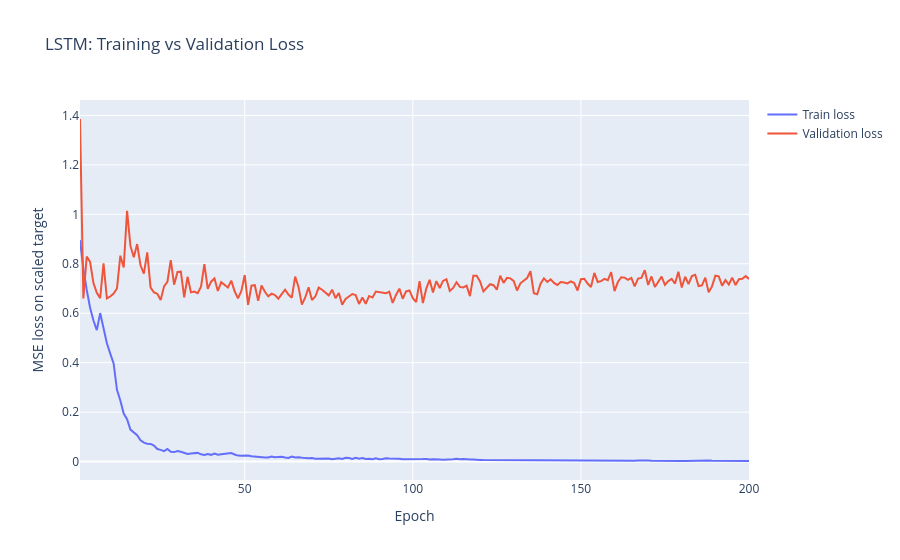

The notebook cell saved with this chart:
### Code cell
# LSTM training/validation loss curve.
fig = go.Figure()
fig.add_trace(go.Scatter(
    x=lstm_history["epoch"],
    y=lstm_history["train_loss"],
    mode="lines",
    name="Train loss",
))
fig.add_trace(go.Scatter(
    x=lstm_history["epoch"],
    y=lstm_history["val_loss"],
    mode="lines",
    name="Validation loss",
))
fig.update_layout(
    title="LSTM: Training vs Validation Loss",
    xaxis_title="Epoch",
    yaxis_title="MSE loss on scaled target",
    hovermode="x unified",
)
fig.show()

### Figure 1 — Plotly figure (JSON) as saved in the notebook; plotly's stock layout.template omitted (floating-point values rounded to 4 significant figures; data arrays with more than 128 entries replaced by an {"elided": "..."} marker saying what was removed)
{"data": [{"mode": "lines", "name": "Train loss", "type": "scatter", "x": {"elided": "200 int values"}, "y": {"elided": "200 float values"}}, {"mode": "lines", "name": "Validation loss", "type": "scatter", "x": {"elided": "200 int values"}, "y": {"elided": "200 float values"}}], "layout": {"hovermode": "x unified", "title": {"text": "LSTM: Training vs Validation Loss"}, "xaxis": {"title": {"text": "Epoch"}}, "yaxis": {"title": {"text": "MSE loss on scaled target"}}}}
